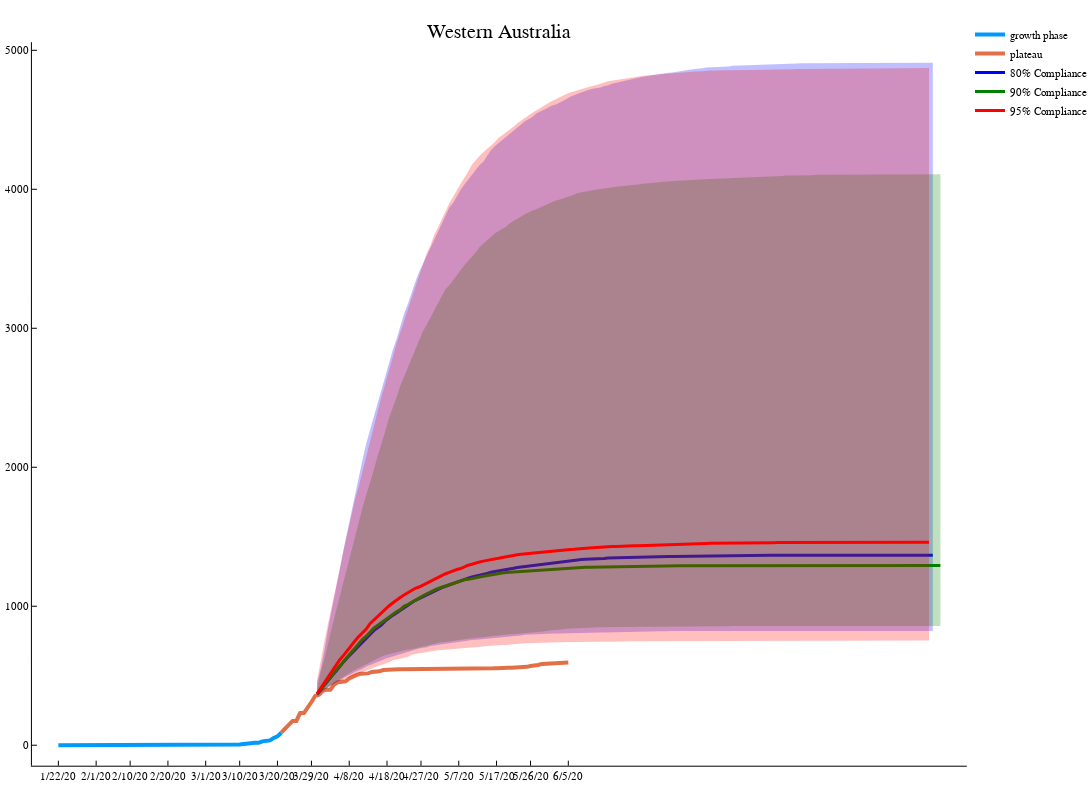

Write notebook code for a chart like this one.
### Code cell
ddt(z,zt)=count(z->z>0, z[1:zt])+ count(z->z<0, z[zt+1:end])
~,tpday=findmax([ddt(diff(diff(y)),nx) for nx in 1:(ndays-2)])
#this is the turning point between exponential growth and decay. totItp total infections at day tpday
totItp=y[tpday+1]
plot(ddays[1:tpday+1],y[1:tpday+1],lw=4,label="growth phase",title=allstates[i],size=(1200,800))
plot!(ddays[tpday+1:ndays],y[tpday+1:ndays],lw=4,label="plateau")
(Sp,Ep,Ip,Rp) = epipred(th, St80,Et80,It80,Rt80)
lnp,~=size(Ip)
plotqnt((tp+1):tp+lnp,Ip+Rp,:blue,"80% Compliance")
(Sp,Ep,Ip,Rp) = epipred(th, St90,Et90,It90,Rt90)
lnp,~=size(Ip)
plotqnt((tp+1):tp+lnp,Ip+Rp,:green,"90% Compliance")
(Sp,Ep,Ip,Rp) = epipred(th, St95,Et95,It95,Rt95)
lnp,~=size(Ip)
plotqnt((tp+1):tp+lnp,Ip+Rp,:red,"95% Compliance")

### Figure 1 — Plotly figure (JSON) as saved in the notebook; plotly's stock layout.template omitted (floating-point values rounded to 4 significant figures; data arrays with more than 128 entries replaced by an {"elided": "..."} marker saying what was removed)
{"data": [{"colorbar": {"title": ""}, "legendgroup": "growth phase", "line": {"color": "rgba(0, 154, 250, 1.000)", "dash": "solid", "shape": "linear", "width": 4}, "mode": "lines", "name": "growth phase", "showlegend": true, "type": "scatter", "x": [0.5, 1.5, 2.5, 3.5, 4.5, 5.5, 6.5, 7.5, 8.5, 9.5, 10.5, 11.5, 12.5, 13.5, 14.5, 15.5, 16.5, 17.5, 18.5, 19.5, 20.5, 21.5, 22.5, 23.5, 24.5, 25.5, 26.5, 27.5, 28.5, 29.5, 30.5, 31.5, 32.5, 33.5, 34.5, 35.5, 36.5, 37.5, 38.5, 39.5, 40.5, 41.5, 42.5, 43.5, 44.5, 45.5, 46.5, 47.5, 48.5, 49.5, 50.5, 51.5, 52.5, 53.5, 54.5, 55.5, 56.5, 57.5, 58.5, 59.5], "xaxis": "x1", "y": [0, 0, 0, 0, 0, 0, 0, 0, 0, 0, 0, 0, 0, 0, 0, 0, 0, 0, 0, 0, 0, 0, 0, 0, 0, 0, 0, 0, 0, 0, 0, 0, 0, 0, 0, 0, 0, 0, 2, 2, 2, 2, 2, 3, 3, 3, 3, 4, 6, 9, 9, 14, 17, 17, 28, 31, 35, 52, 64, 90], "yaxis": "y1", "zmax": null, "zmin": null}, {"colorbar": {"title": ""}, "legendgroup": "plateau", "line": {"color": "rgba(227, 111, 71, 1.000)", "dash": "solid", "shape": "linear", "width": 4}, "mode": "lines", "name": "plateau", "showlegend": true, "type": "scatter", "x": [59.5, 60.5, 61.5, 62.5, 63.5, 64.5, 65.5, 66.5, 67.5, 68.5, 69.5, 70.5, 71.5, 72.5, 73.5, 74.5, 75.5, 76.5, 77.5, 78.5, 79.5, 80.5, 81.5, 82.5, 83.5, 84.5, 85.5, 86.5, 87.5, 88.5, 89.5, 90.5, 91.5, 92.5, 93.5, 94.5, 95.5, 96.5, 97.5, 98.5, 99.5, 100.5, 101.5, 102.5, 103.5, 104.5, 105.5, 106.5, 107.5, 108.5, 109.5, 110.5, 111.5, 112.5, 113.5, 114.5, 115.5, 116.5, 117.5, 118.5, 119.5, 120.5, 121.5, 122.5, 123.5, 124.5, 125.5, 126.5, 127.5, 128.5, 129.5, 130.5, 131.5, 132.5, 133.5, 134.5, 135.5], "xaxis": "x1", "y": [90, 120, 140, 175, 175, 231, 231, 278, 311, 355, 364, 392, 400, 400, 436, 453, 460, 460, 481, 495, 506, 514, 514, 517, 527, 527, 532, 541, 544, 545, 545, 546, 546, 546, 548, 549, 549, 549, 550, 551, 551, 551, 551, 551, 551, 551, 551, 552, 552, 552, 552, 553, 553, 552, 552, 552, 553, 554, 557, 557, 557, 557, 557, 560, 560, 564, 570, 570, 577, 585, 586, 589, 591, 592, 592, 592, 596], "yaxis": "y1", "zmax": null, "zmin": null}, {"colorbar": {"title": ""}, "fill": "tozeroy", "fillcolor": "rgba(0, 0, 255, 0.250)", "legendgroup": "80% Compliance", "line": {"color": "rgba(0, 0, 255, 1.000)", "dash": "solid", "shape": "linear", "width": 0}, "mode": "lines", "name": "80% Compliance", "showlegend": false, "type": "scatter", "x": {"elided": "328 int values"}, "xaxis": "x1", "y": {"elided": "328 float values"}, "yaxis": "y1", "zmax": null, "zmin": null}, {"colorbar": {"title": ""}, "legendgroup": "80% Compliance", "line": {"color": "rgba(0, 0, 255, 1.000)", "dash": "solid", "shape": "linear", "width": 3}, "mode": "lines", "name": "80% Compliance", "showlegend": true, "type": "scatter", "x": {"elided": "164 int values"}, "xaxis": "x1", "y": {"elided": "164 float values"}, "yaxis": "y1", "zmax": null, "zmin": null}, {"colorbar": {"title": ""}, "fill": "tozeroy", "fillcolor": "rgba(0, 128, 0, 0.250)", "legendgroup": "90% Compliance", "line": {"color": "rgba(0, 128, 0, 1.000)", "dash": "solid", "shape": "linear", "width": 0}, "mode": "lines", "name": "90% Compliance", "showlegend": false, "type": "scatter", "x": {"elided": "332 int values"}, "xaxis": "x1", "y": {"elided": "332 float values"}, "yaxis": "y1", "zmax": null, "zmin": null}, {"colorbar": {"title": ""}, "legendgroup": "90% Compliance", "line": {"color": "rgba(0, 128, 0, 1.000)", "dash": "solid", "shape": "linear", "width": 3}, "mode": "lines", "name": "90% Compliance", "showlegend": true, "type": "scatter", "x": {"elided": "166 int values"}, "xaxis": "x1", "y": {"elided": "166 float values"}, "yaxis": "y1", "zmax": null, "zmin": null}, {"colorbar": {"title": ""}, "fill": "tozeroy", "fillcolor": "rgba(255, 0, 0, 0.250)", "legendgroup": "95% Compliance", "line": {"color": "rgba(255, 0, 0, 1.000)", "dash": "solid", "shape": "linear", "width": 0}, "mode": "lines", "name": "95% Compliance", "showlegend": false, "type": "scatter", "x": {"elided": "326 int values"}, "xaxis": "x1", "y": {"elided": "326 float values"}, "yaxis": "y1", "zmax": null, "zmin": null}, {"colorbar": {"title": ""}, "legendgroup": "95% Compliance", "line": {"color": "rgba(255, 0, 0, 1.000)", "dash": "solid", "shape": "linear", "width": 3}, "mode": "lines", "name": "95% Compliance", "showlegend": true, "type": "scatter", "x": {"elided": "163 int values"}, "xaxis": "x1", "y": {"elided": "163 float values"}, "yaxis": "y1", "zmax": null, "zmin": null}], "layout": {"annotations": [{"font": {"color": "rgba(0, 0, 0, 1.000)", "family": "sans-serif", "size": 20}, "rotation": 0, "showarrow": false, "text": "Western Australia", "x": 0.5148, "xanchor": "center", "xref": "paper", "y": 1, "yanchor": "top", "yref": "paper"}], "height": 800, "legend": {"bgcolor": "rgba(255, 255, 255, 1.000)", "bordercolor": "rgba(0, 0, 0, 1.000)", "font": {"color": "rgba(0, 0, 0, 1.000)", "family": "sans-serif", "size": 11}, "tracegroupgap": 0, "x": 1, "y": 1}, "margin": {"b": 20, "l": 0, "r": 0, "t": 20}, "paper_bgcolor": "rgba(255, 255, 255, 1.000)", "plot_bgcolor": "rgba(255, 255, 255, 1.000)", "showlegend": true, "width": 1200, "xaxis": {"anchor": "y1", "domain": [0.03291, 0.9967], "gridcolor": "rgba(0, 0, 0, 0.100)", "gridwidth": 0.5, "linecolor": "rgba(0, 0, 0, 1.000)", "mirror": false, "range": [-6.505, 241.0], "showgrid": false, "showline": true, "showticklabels": true, "tickangle": 0, "tickcolor": "rgb(0, 0, 0)", "tickfont": {"color": "rgba(0, 0, 0, 1.000)", "family": "sans-serif", "size": 11}, "tickmode": "array", "ticks": "inside", "ticktext": ["1/22/20", "2/1/20", "2/10/20", "2/20/20", "3/1/20", "3/10/20", "3/20/20", "3/29/20", "4/8/20", "4/18/20", "4/27/20", "5/7/20", "5/17/20", "5/26/20", "6/5/20"], "tickvals": [0.5, 10.5, 19.5, 29.5, 39.5, 48.5, 58.5, 67.5, 77.5, 87.5, 96.5, 106.5, 116.5, 125.5, 135.5], "title": "", "titlefont": {"color": "rgba(0, 0, 0, 1.000)", "family": "sans-serif", "size": 15}, "type": "-", "visible": true, "zeroline": false, "zerolinecolor": "rgba(0, 0, 0, 1.000)"}, "yaxis": {"anchor": "x1", "domain": [0.01881, 0.9708], "gridcolor": "rgba(0, 0, 0, 0.100)", "gridwidth": 0.5, "linecolor": "rgba(0, 0, 0, 1.000)", "mirror": false, "range": [-147.3, 5058.0], "showgrid": false, "showline": true, "showticklabels": true, "tickangle": 0, "tickcolor": "rgb(0, 0, 0)", "tickfont": {"color": "rgba(0, 0, 0, 1.000)", "family": "sans-serif", "size": 11}, "tickmode": "array", "ticks": "inside", "ticktext": ["0", "1000", "2000", "3000", "4000", "5000"], "tickvals": [0, 1000, 2000, 3000, 4000, 5000], "title": "", "titlefont": {"color": "rgba(0, 0, 0, 1.000)", "family": "sans-serif", "size": 15}, "type": "-", "visible": true, "zeroline": false, "zerolinecolor": "rgba(0, 0, 0, 1.000)"}}}
